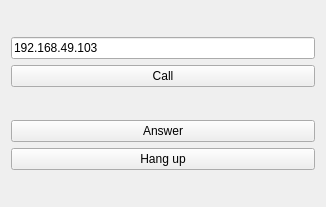
<?xml version="1.0" encoding="UTF-8"?>
<ui version="4.0">
 <class>MainWindow</class>
 <widget class="QMainWindow" name="MainWindow">
  <property name="geometry">
   <rect>
    <x>0</x>
    <y>0</y>
    <width>326</width>
    <height>207</height>
   </rect>
  </property>
  <property name="windowTitle">
   <string>MainWindow</string>
  </property>
  <widget class="QWidget" name="centralWidget">
   <layout class="QVBoxLayout" name="verticalLayout">
    <item>
     <spacer name="verticalSpacer_3">
      <property name="orientation">
       <enum>Qt::Vertical</enum>
      </property>
      <property name="sizeHint" stdset="0">
       <size>
        <width>17</width>
        <height>0</height>
       </size>
      </property>
     </spacer>
    </item>
    <item>
     <widget class="QLineEdit" name="call_number">
      <property name="text">
       <string>192.168.49.103</string>
      </property>
     </widget>
    </item>
    <item>
     <widget class="QPushButton" name="pushButton">
      <property name="text">
       <string>Call</string>
      </property>
     </widget>
    </item>
    <item>
     <spacer name="verticalSpacer">
      <property name="orientation">
       <enum>Qt::Vertical</enum>
      </property>
      <property name="sizeHint" stdset="0">
       <size>
        <width>17</width>
        <height>1</height>
       </size>
      </property>
     </spacer>
    </item>
    <item>
     <widget class="QPushButton" name="pushButton_3">
      <property name="text">
       <string>Answer</string>
      </property>
     </widget>
    </item>
    <item>
     <widget class="QPushButton" name="pushButton_2">
      <property name="text">
       <string>Hang up</string>
      </property>
     </widget>
    </item>
    <item>
     <spacer name="verticalSpacer_2">
      <property name="orientation">
       <enum>Qt::Vertical</enum>
      </property>
      <property name="sizeHint" stdset="0">
       <size>
        <width>17</width>
        <height>0</height>
       </size>
      </property>
     </spacer>
    </item>
   </layout>
  </widget>
  <widget class="QMenuBar" name="menuBar">
   <property name="geometry">
    <rect>
     <x>0</x>
     <y>0</y>
     <width>326</width>
     <height>22</height>
    </rect>
   </property>
  </widget>
 </widget>
 <layoutdefault spacing="6" margin="11"/>
 <resources/>
 <connections>
  <connection>
   <sender>call_number</sender>
   <signal>returnPressed()</signal>
   <receiver>pushButton</receiver>
   <slot>animateClick()</slot>
   <hints>
    <hint type="sourcelabel">
     <x>160</x>
     <y>70</y>
    </hint>
    <hint type="destinationlabel">
     <x>116</x>
     <y>98</y>
    </hint>
   </hints>
  </connection>
 </connections>
</ui>
